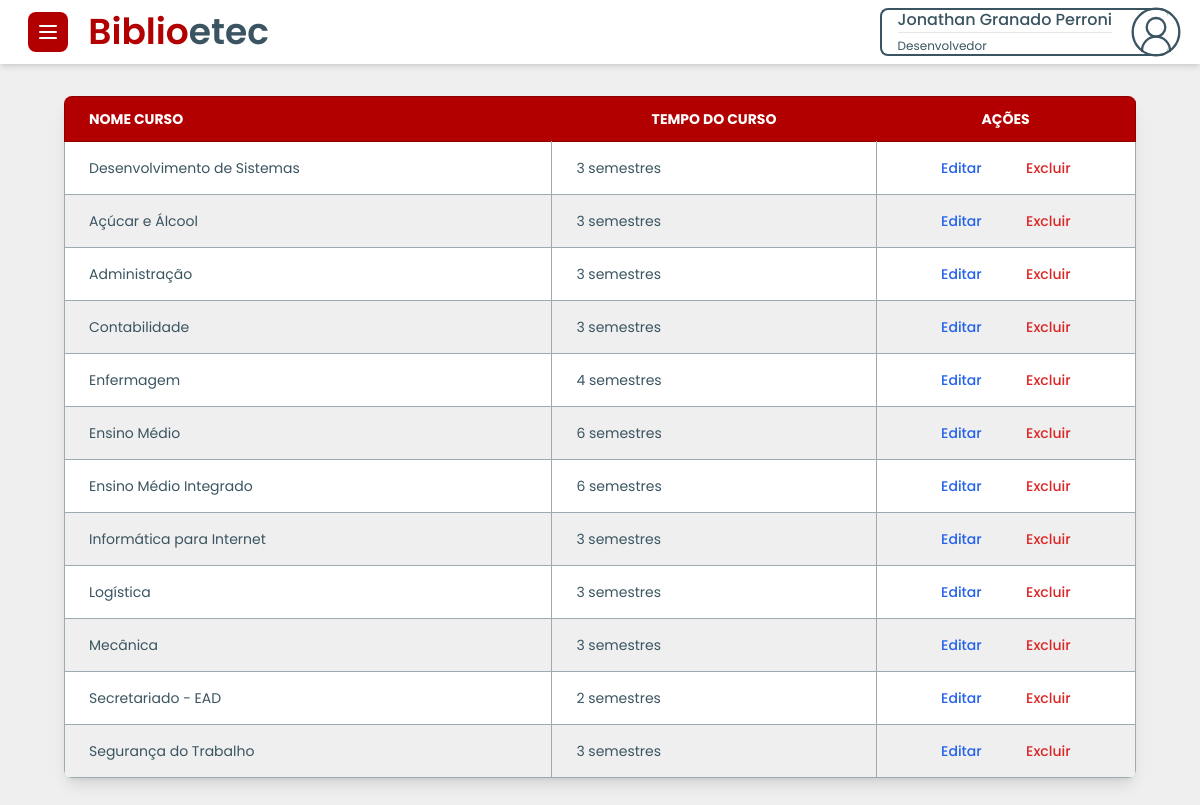
Page /Users/pageUser/pageGlobal/list/listacursoNew.php (signed in) on the earlier database version.
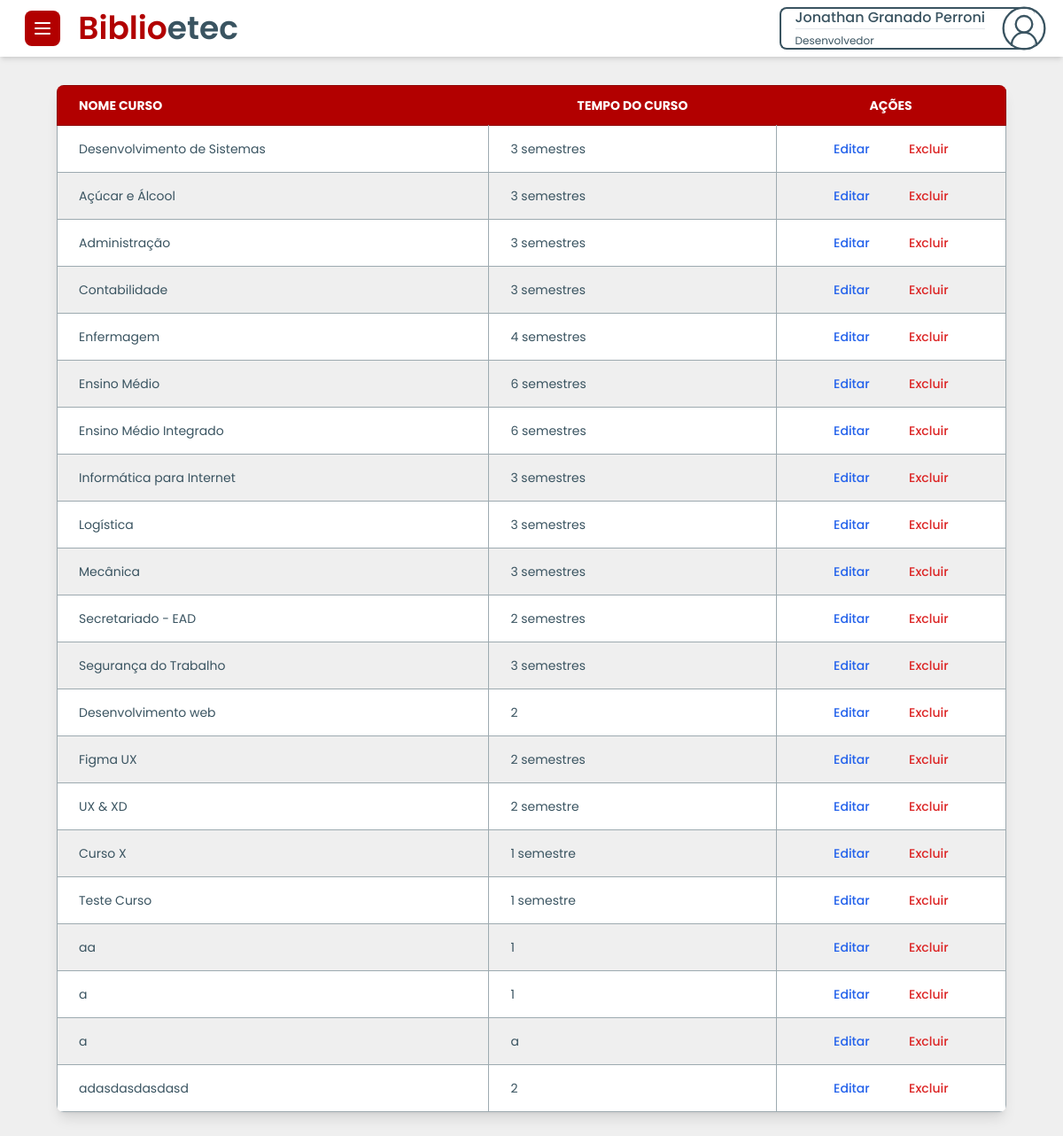
Same page on the later database version.
### tables this page shows
CREATE TABLE `tbcursos` (
  `codigo` int(11) NOT NULL,
  `nome_escola` text NOT NULL,
  `nome_curso` text NOT NULL,
  `tempo_curso` text NOT NULL,
  `cadastrado_por` varchar(255) NOT NULL,
  `data_cadastro` timestamp NOT NULL DEFAULT current_timestamp() ON UPDATE current_timestamp()
);

### Users/pageUser/pageGlobal/list/listacursoNew.php (the view, shortened to what this page needs)
<?php
 include("../../../../conexao/conexao.php");
?>
<!DOCTYPE html>
<html lang="pt-br">
<head>
    <script src="https://cdn.tailwindcss.com"></script>
    <link href="https://cdn.jsdelivr.net/npm/flowbite@2.5.1/dist/flowbite.min.css" rel="stylesheet" />
    <link rel="stylesheet" href="../../../UserCss/defaults.css">
</head>
<body>
    <nav class="flex justify-between items-center py-2 px-4 bg-white shadow-md">
        <div id="nav-left-side">
            <button data-drawer-target="default-sidebar" data-drawer-toggle="default-sidebar" aria-controls="default-sidebar" type="button" class="inline-flex items-center p-2 ms-3 bg-[var(--primary)] text-sm text-white rounded-lg hover:bg-[var(--primary-emphasis)] focus:outline-none focus:ring-2 focus:ring-gray-200 dark:text-white dark:hover:bg-[var(--primary-emphasis)]">
            </button>
            <a href="#" class="text-4xl mx-4 text-primary font-semibold hidden md:inline" tabindex="-1">Biblio<span class="text-secondary">etec</span></a>
        </div>
        <button id="dropdown-perfil" data-dropdown-toggle="dropdown" class="flex justify-between items-center max-h-12 pl-4 mr-4 bg-white border-2 border-solid border-[var(--secondary)] border-r-0 rounded-lg text-[var(--secondary)] text-left flex-nowrap text-nowrap" type="button">
        <div>
             <span class="text-[var(--secondary)] font-medium"><?php echo $_SESSION['nome']; ?></span>
                <hr>
                <span class="text-xs text-[var(--secondary)]"><?php echo $_SESSION['acesso']; ?></span>
            </div>
        </button>
    </nav>
    <main class="mx-1 sm:mx-16 my-8">
        <div class="relative overflow-x-auto shadow-lg rounded-lg">
            <table class="min-w-full text-sm text-left rtl:text-right text-[var(--secondary)]">
                <thead class="text-sm text-white uppercase bg-[var(--primary)] border border-[var(--primary-emphasis)]">
                    <tr class="">
                        <th scope="col" class="px-6 py-3">Nome Curso</th>
                        <th scope="col" class="px-6 py-3 text-center">Tempo do Curso</th>
                        <th scope="col" class="px-6 py-3 text-center">Ações</th>
                    </tr>
                </thead>
                <tbody class="border border-[var(--grey)]">
                <?php
                    $sql = "SELECT codigo, nome_curso, tempo_curso FROM tbcursos";
                    $result = mysqli_query($conn, $sql);
                    if (mysqli_num_rows($result) > 0) {
                        while($row = mysqli_fetch_assoc($result)) {
                            echo '
                            <tr class="odd:bg-white even:bg-[var(--off-white)] border-b border-[var(--grey)]">
                                <td class="px-4 py-1 md:px-6 md:py-4 min-h-24 md:min-h-10 border-r border-[var(--grey)]">' . htmlspecialchars($row["nome_curso"]) . '</td>
                                <td class="px-4 py-1 md:px-6 md:py-4 min-h-24 md:min-h-10 border-r border-[var(--grey)]">' . htmlspecialchars($row["tempo_curso"]) . '</td>
                                <td class="flex justify-between min-h-24 md:min-h-10 md:justify-evenly gap-1 px-4 py-1 md:px-6 md:py-4">
                                    <a href="../editar/editarCurso.php?codigo=' . urlencode($row["codigo"]) . '" class="font-medium text-blue-600 hover:underline">Editar</a>
                                   <form id="form-excluir" action="../excluir/excluirEscola.php" method="POST"><input value=' . urlencode($row["codigo"]) . ' readonly name="codigo" class="hidden"/> <button type="submit" class="font-medium text-red-600 hover:underline">Excluir</button></form>
                                </td>
                            </tr>';
                        }
                    } else {
                        echo '<tr><td colspan="5" class="text-center px-4 py-1 md:px-6 md:py-4">Nenhum dado encontrado</td></tr>';
                    }
                ?>
                </tbody>
            </table>
        </div>
    </main>
</body>
</html>

Differences in the rows shown:
added tbcursos: nome_curso "Desenvolvimento web", tempo_curso "2"
added tbcursos: nome_curso "Figma UX", tempo_curso "2 semestres"
added tbcursos: nome_curso "UX & XD", tempo_curso "2 semestre"
added tbcursos: nome_curso "Curso X", tempo_curso "1 semestre"
added tbcursos: nome_curso "Teste Curso", tempo_curso "1 semestre"
added tbcursos: nome_curso "aa", tempo_curso "1"
added tbcursos: nome_curso "a", tempo_curso "1"
added tbcursos: nome_curso "a", tempo_curso "a"
added tbcursos: nome_curso "adasdasdasdasd", tempo_curso "2"
